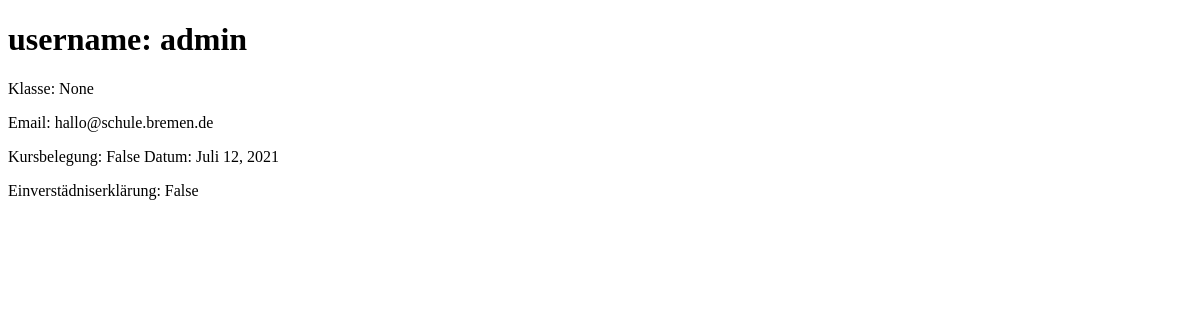
Before: /user/1/ with the older database file.
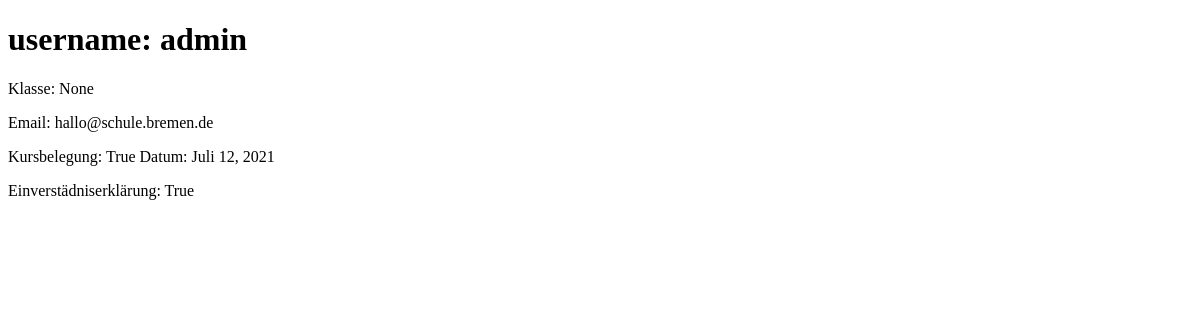
After: the same page with the newer database file.
### Buchungssystem/models.py (models this page shows, shortened)
class UserProfile(AbstractUser):
    email = models.EmailField('email address', unique=True, blank=False, default="maxmustermann@schule.bremen.de")
    classes = models.ForeignKey(Classes, on_delete=models.CASCADE, null=True, blank=True, verbose_name="Klasse")
    letter_of_acceptance = models.BooleanField(default=False, verbose_name="Einverständniserklärung")
    induction_course = models.BooleanField(default=False, verbose_name="Kurs belegt")
    course_date = models.DateField(blank=True, null=True, verbose_name="Kursbelegungsdatum")

### Buchungssystem/views.py (the view)
# urls.py: url(r'^user/(?P<pk>.+)/$', Userview.as_view(), name='User'),
class Userview(generic.DetailView):
    template_name = "User/Users.html"
    context_object_name = "users"
    model = UserProfile

### Buchungssystem/templates/User/Users.html (shortened to what this page needs)
<!DOCTYPE html>
<html lang="en">
<head>
</head>
    <h1>username: {{ users.username }}  </h1>
    <p>Klasse: {{ users.classes }}</p>
    <p>Email: {{ users.email }}</p>
    <p>Kursbelegung: {{ users.induction_course }} Datum: {{ users.course_date }}</p>
    <p>Einverstädniserklärung: {{ users.letter_of_acceptance }}</p>
<body>
</body>
</html>

Changed rows visible on the page:
changed UserProfile "admin": induction_course "False" → "True"; letter_of_acceptance "False" → "True"
